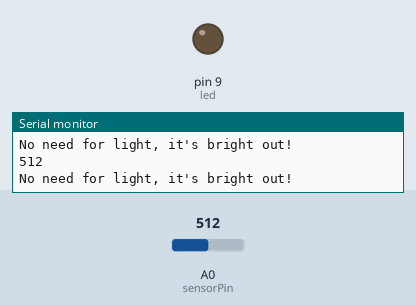
Bench run of a sketch on a simulated Arduino Uno, built with avr-gcc and run on an emulated ATmega328P. Shown: output pins drawn as LEDs (lit = HIGH), the last lines printed to the serial monitor. The test bench sets the inputs (shaded band); at power-on: A0 (sensorPin) = 512.

Above: at 1.8 s.
1.9 s: A0 (sensorPin) set to 161
3.4 s: A0 (sensorPin) set to 141
At 5.2 s:
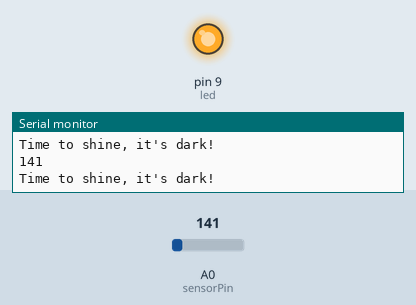
5.5 s: A0 (sensorPin) set to 160
At 6.8 s:
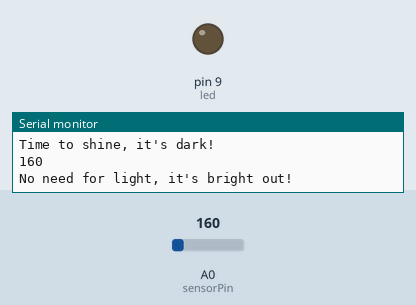
7.5 s: A0 (sensorPin) set to 140
At 8.3 s:
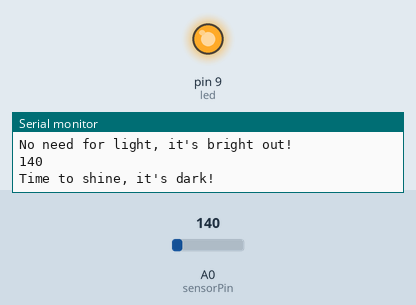
Timing chart, 0 to 10.5 s (numbered marks = the images above; inputs shaded):
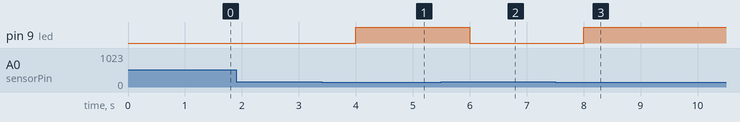

Measured:
- the behaviour switches between 150 and 149 on A0 (sensorPin) (found by bisection; images 0 and 1)
- after the input at 3.4 s, pin 9 (led): LOW → HIGH after 0.60 s
- after the input at 5.5 s, pin 9 (led): HIGH → LOW after 0.50 s
- after the input at 7.5 s, pin 9 (led): LOW → HIGH after 0.51 s

The sketch:

automatic_street_light_system.ino
```cpp
int sensorPin = A0;
int sensorValue = 0;
int led = 9;

void setup()
{
  pinMode(led, OUTPUT);
  Serial.begin(9600);
}

void loop()
{
  sensorValue = analogRead(sensorPin);
  Serial.println(sensorValue);
  if(sensorValue < 150)
{
  Serial.println("Time to shine, it's dark!");
    digitalWrite(led,HIGH);
  }
  else
{
    Serial.println("No need for light, it's bright out!");
    digitalWrite(led, LOW);
  }
  delay(1000);
}
```
